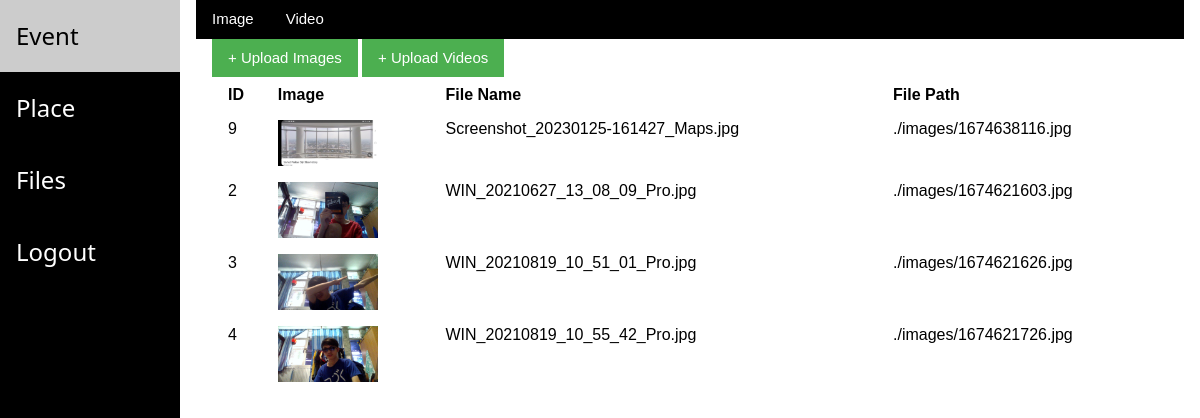
Before: /travel_be/index.php?page=files (signed in) with the older database file.
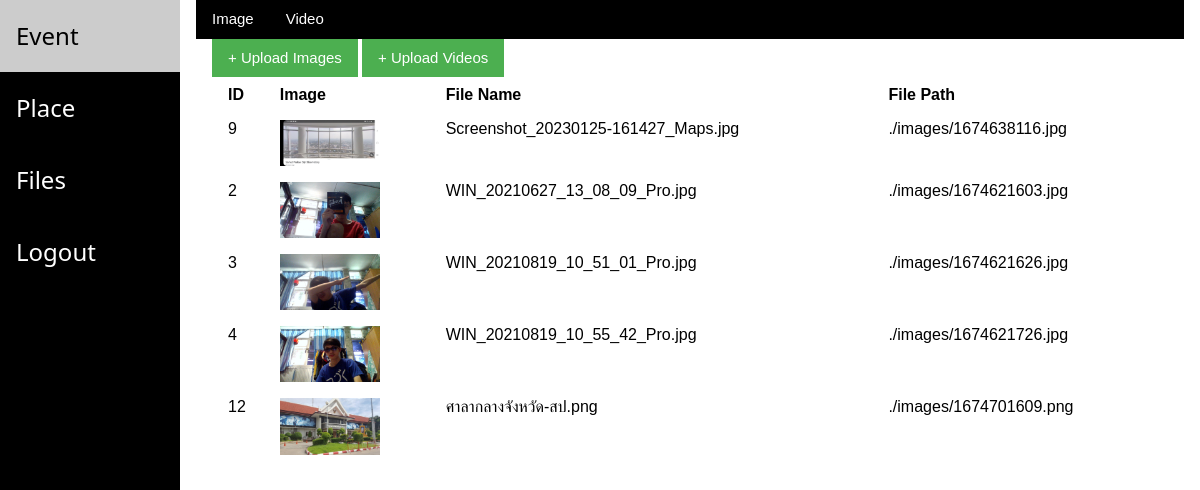
After: the same page with the newer database file.
### tables this page shows
CREATE TABLE `table_file` (
  `file_id` int(10) UNSIGNED NOT NULL,
  `file_name` text NOT NULL,
  `file_path` text NOT NULL,
  `file_uploader` int(11) NOT NULL,
  `file_type` tinytext NOT NULL
);

### travel_be/fileUpload/list_image.php (the view, shortened to what this page needs)
<?php
$stmt2 = $conn->prepare("SELECT * FROM table_file WHERE (? = 1 or file_uploader = ?) AND file_type = 'image' ORDER BY file_name ASC");
$stmt2->bind_param("ss",$user_info["us_superuser"],$user_info["us_id"]);
$stmt2->execute();
$result2 = $stmt2->get_result();
?>
<table class="w3-table">
	<tr>
		<th> ID </th><th> Image </th><th> File Name </th><th> File Path</th>
	</tr>
<?php
if($result2){
	while($row = $result2->fetch_array(MYSQLI_ASSOC)){
		?>
		<tr>
			<td><?=$row["file_id"]?></td>
			<td><img width="100" src="./../travel_fe/images/<?=$row['file_path']?>" onclick="dom_image_review_img.src=this.src; dom_image_review.style.display='block';"></td>
			<td><?=$row["file_name"]?></td>
			<td><?="./images/".$row["file_path"]?></td>
		</tr>
		<?php
	}
}
?>
</table>

### travel_be/index.php (shortened to what this page needs)
<?php
if(isset($_GET["page"])){
	$page_id = $_GET["page"];
}
?>
<html>
	<link rel="stylesheet" href="./css/w3.css">
	<link rel="stylesheet" href="https://cdnjs.cloudflare.com/ajax/libs/font-awesome/4.7.0/css/font-awesome.min.css">
	<body>
		<?php include("./tab/index.php"); ?>
	</body>
</html>

### travel_be/tab/index.php (shortened to what this page needs)
<div class="w3-sidebar w3-bar-block w3-black" style="width: 15%;">
	<a href="index.php?page=event" class="w3-bar-item w3-button"> <h3>Event</h3> </a>
	<a href="index.php?page=place" class="w3-bar-item w3-button"> <h3>Place</h3> </a>
	<a href="index.php?page=files" class="w3-bar-item w3-button"> <h3>Files</h3> </a>
	<a href="logout.php" class="w3-bar-item w3-button"><h3>Logout</h3></a>
</div>
<div style="margin-left:15%;">
<?php
	switch($page_id){
		case "files" : require("./fileUpload/index.php");break;
	}
?>
</div>

### travel_be/fileUpload/index.php (shortened to what this page needs)
<?php
require("./fileUpload/video_upload.php");
$stmt1 = $conn->prepare("SELECT us_id,us_superuser FROM table_user WHERE us_name = ? AND us_pass = ?");
$stmt1->bind_param("ss",...getUserAndPass());
$stmt1->execute();
$result1 = $stmt1->get_result();
$user_info = $result1->fetch_all(MYSQLI_ASSOC)[0];
?>
<div class="w3-container">
	<div class="w3-bar w3-black">
		<button onclick="select_image_tab();" class="w3-button w3-bar-item"> Image </button>
		<button onclick="select_video_tab();" class="w3-button w3-bar-item"> Video </button>
	</div>
	<div class="w3-container">
		<button onclick="dom_imageUpload.style.display='block';" class="w3-button w3-green"> + Upload Images </button>
		<button onclick="dom_videoUpload.style.display='block';" class="w3-button w3-green"> + Upload Videos </button>
	</div>
	<div class="w3-container" id="dom_image_tab">
		<?php
		include("./fileUpload/list_image.php");
		?>
	</div>
</div>

### travel_be/css/w3.css (style rules this page uses)
*,*:before,*:after { box-sizing:inherit }
html { -ms-text-size-adjust:100%;-webkit-text-size-adjust:100% }
body { margin:0 }
a { background-color:transparent }
img { border-style:none }
button,input,select,textarea,optgroup { font:inherit;margin:0 }
button,input { overflow:visible }
button,select { text-transform:none }
button,[type=button],[type=reset],[type=submit] { -webkit-appearance:button }
html,body { font-family:Verdana,sans-serif;font-size:15px;line-height:1.5 }
html { overflow-x:hidden }
h3 { font-size:24px }
h1,h2,h3,h4,h5,h6 { font-family:"Segoe UI",Arial,sans-serif;font-weight:400;margin:10px 0 }
img { vertical-align:middle }
a { color:inherit }
.w3-table,.w3-table-all { border-collapse:collapse;border-spacing:0;width:100%;display:table }
.w3-table td,.w3-table th,.w3-table-all td,.w3-table-all th { padding:8px 8px;display:table-cell;text-align:left;vertical-align:top }
.w3-table th:first-child,.w3-table td:first-child,.w3-table-all th:first-child,.w3-table-all td:first-child { padding-left:16px }
.w3-btn,.w3-button { border:none;display:inline-block;padding:8px 16px;vertical-align:middle;overflow:hidden;text-decoration:none;color:inherit;background-color:inherit;text-align:center;cursor:pointer;white-space:nowrap }
.w3-btn,.w3-button { -webkit-touch-callout:none;-webkit-user-select:none;-khtml-user-select:none;-moz-user-select:none;-ms-user-select:none;user-select:none }
.w3-sidebar { height:100%;width:200px;background-color:#fff;position:fixed!important;z-index:1;overflow:auto }
.w3-bar { width:100%;overflow:hidden }
.w3-bar .w3-bar-item { padding:8px 16px;float:left;width:auto;border:none;display:block;outline:0 }
.w3-bar .w3-button { white-space:normal }
.w3-bar-block .w3-bar-item { width:100%;display:block;padding:8px 16px;text-align:left;border:none;white-space:normal;float:none;outline:0 }
.w3-container:after,.w3-container:before,.w3-panel:after,.w3-panel:before,.w3-row:after,.w3-row:before,.w3-row-padding:after,.w3-row-padding:before, .w3-cell-row:before,.w3-cell-row:after,.w3-clear:after,.w3-clear:before,.w3-bar:before,.w3-bar:after { content:"";display:table;clear:both }
.w3-container,.w3-panel { padding:0.01em 16px }
.w3-green,.w3-hover-green:hover { color:#fff!important;background-color:#4CAF50!important }
.w3-black,.w3-hover-black:hover { color:#fff!important;background-color:#000!important }

Changed rows visible on the page:
added table_file: file_id "12", file_path (picture), file_name "ศาลากลางจังหวัด-สป.png", file_path "1674701609.png"
